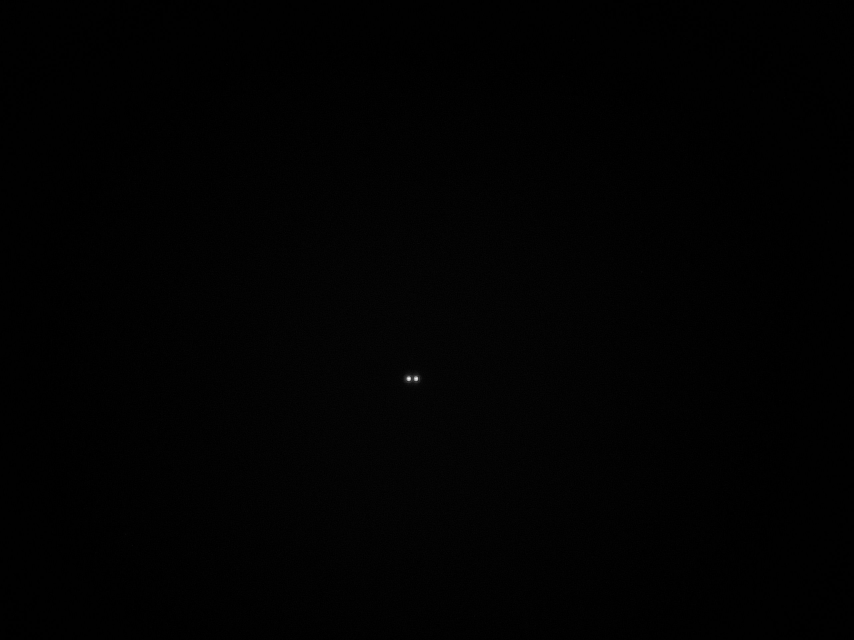
#> input picture opencv/findContours/[IBL416V00968][0002D1B0C858]source.jpg, 2560 x 1920 px (shown at 1/3 size)
$ python 'demo copy 2.py'
#> lines starting #> are read from the running program, lines starting #| are printed output that depends on the picture; after the words box and inside, x2 and y2 are one past the last pixel; in counts of white or black regions, pixels touching at a corner belong together

import os
import random as rng
from ast import Global
from re import X

import cv2 as cv
import numpy as np

rng.seed(12345)


def nothing(x):
    print("img_hold, th_area:{}, th_shift:{}".format(th_area, th_shift))
    print("IRLEDQuantity, AreaThreshold:{}, ShiftThreshold:{}".format(th_area, th_shift))


if __name__ == "__main__":
    filename = r"[IBL416V00968][0002D1B0C858]source.jpg"
    image_path = os.path.join(os.path.dirname(__file__), filename)

    img_size = cv.imread(cv.samples.findFile(image_path))
#> img_size is the input picture: shape (1920, 2560, 3); min 0, max 252, mean 1.7

    img_gray = cv.cvtColor(img_size, cv.COLOR_BGR2GRAY)
    img_blur = cv.medianBlur(img_gray, 5)

    source_window = 'Source'
    cv.namedWindow(source_window)

    img_scale = 0.2
    img_size2 = cv.resize(img_size, (0, 0), fx=img_scale, fy=img_scale)
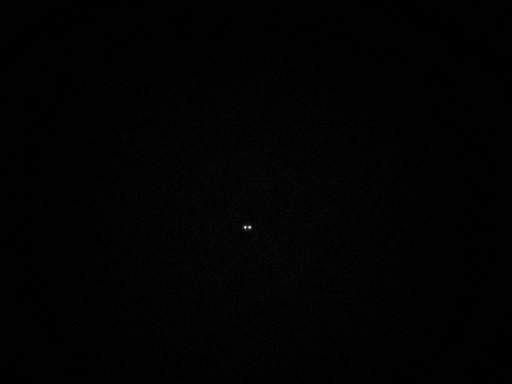
#> img_size2: shape (384, 512, 3); min 0, max 235, mean 1.7
    cv.imshow(source_window, img_size2)

    max_area = 250
    max_shift = 100

    global th_area
    global th_shift

    th_area = 50  # initial threshold
    th_shift = 50

    cv.createTrackbar('th_area', source_window, th_area, max_area, nothing)
    cv.createTrackbar('th_shift', source_window, th_shift, max_shift, nothing)
    nothing(1)

    while(1):

        th_area = cv.getTrackbarPos('th_area', source_window)
        th_shift = cv.getTrackbarPos('th_shift', source_window)

        th_area = th_area + 1 if th_area % 2 == 0 else th_area
        th_shift = th_shift - 50


        img_hold = cv.adaptiveThreshold(img_blur, 255, cv.ADAPTIVE_THRESH_GAUSSIAN_C, cv.THRESH_BINARY, th_area, th_shift)
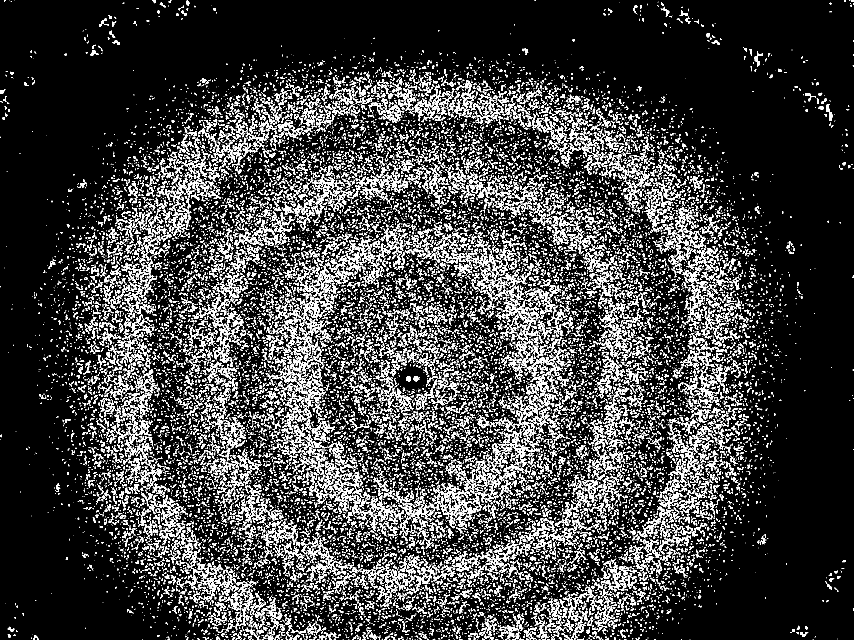
#> img_hold: shape (1920, 2560) (shown at 1/3 size); 14.8% white; 33051 white regions (24228 under 20 px), largest, box (x1, y1, x2, y2) and area: (1195, 1512, 1289, 1570) 1140, (2011, 1377, 2100, 1448) 1108, (865, 982, 954, 1054) 1018

        img_scale = 0.25
        img_hold = cv.resize(img_hold, (0, 0), fx=img_scale, fy=img_scale)
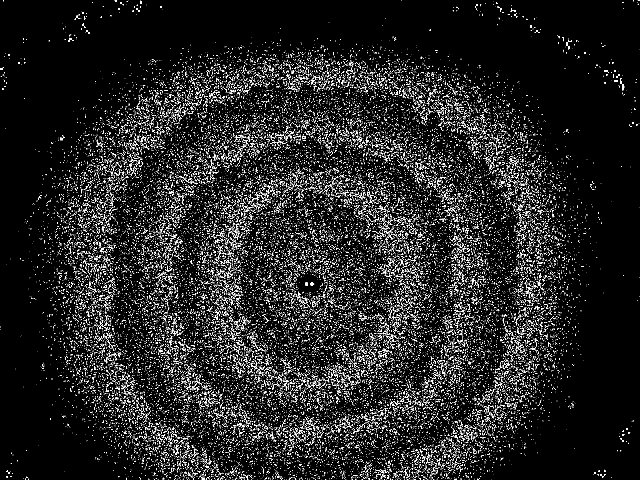
#> img_hold: shape (480, 640); min 0, max 255, mean 38.5
        cv.imshow('Contours', img_hold)

        #waitfor the user to press escape and break the while loop
        k = cv.waitKey(1) & 0xFF
#> (key Esc is pressed here)
        if k == 27:
            break

    #destroys all window
    cv.destroyAllWindows()

$ run again, with opencv/findContours/0QVXBB~Q.JPG copied over opencv/findContours/[IBL416V00968][0002D1B0C858]source.jpg
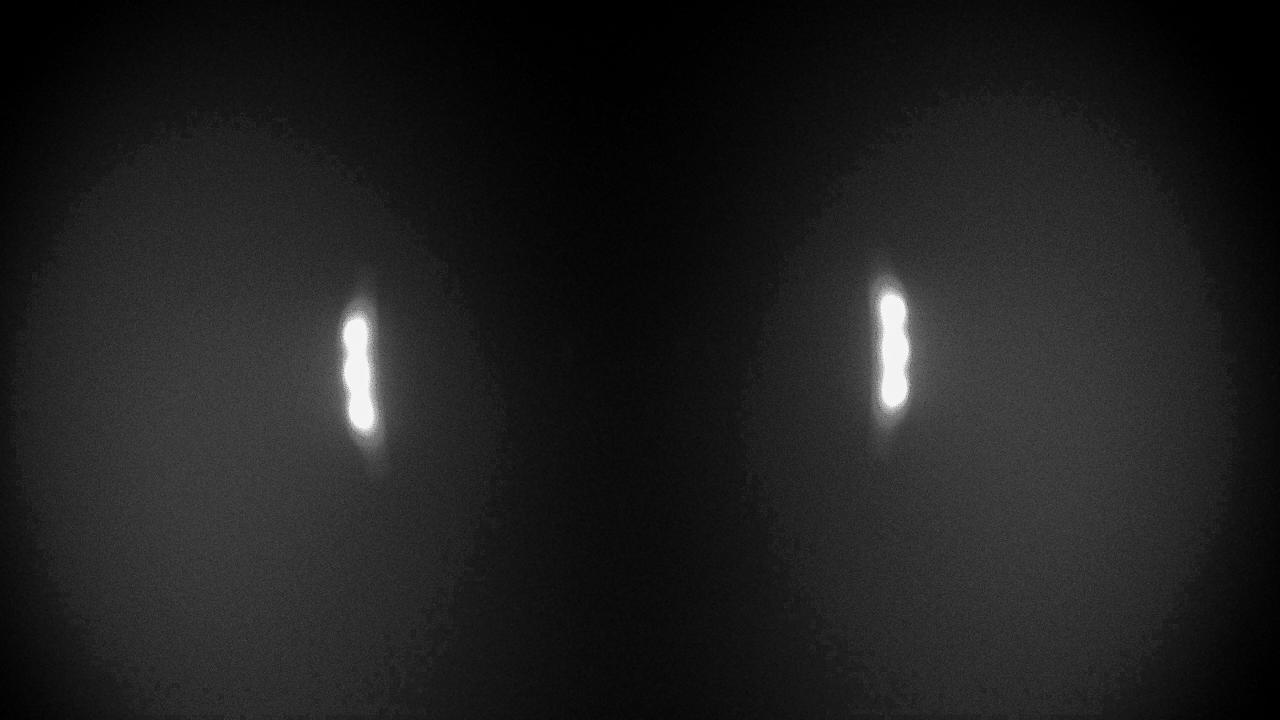
#> input picture opencv/findContours/0QVXBB~Q.JPG, 3840 x 2160 px (shown at 1/3 size)
#> img_size is the input picture: shape (2160, 3840, 3); min 0, max 255, mean 31.3
#> `img_hold = cv.adaptiveThreshold(img_blur, 255, cv.ADAPTIVE_THRESH_GAUS..`:
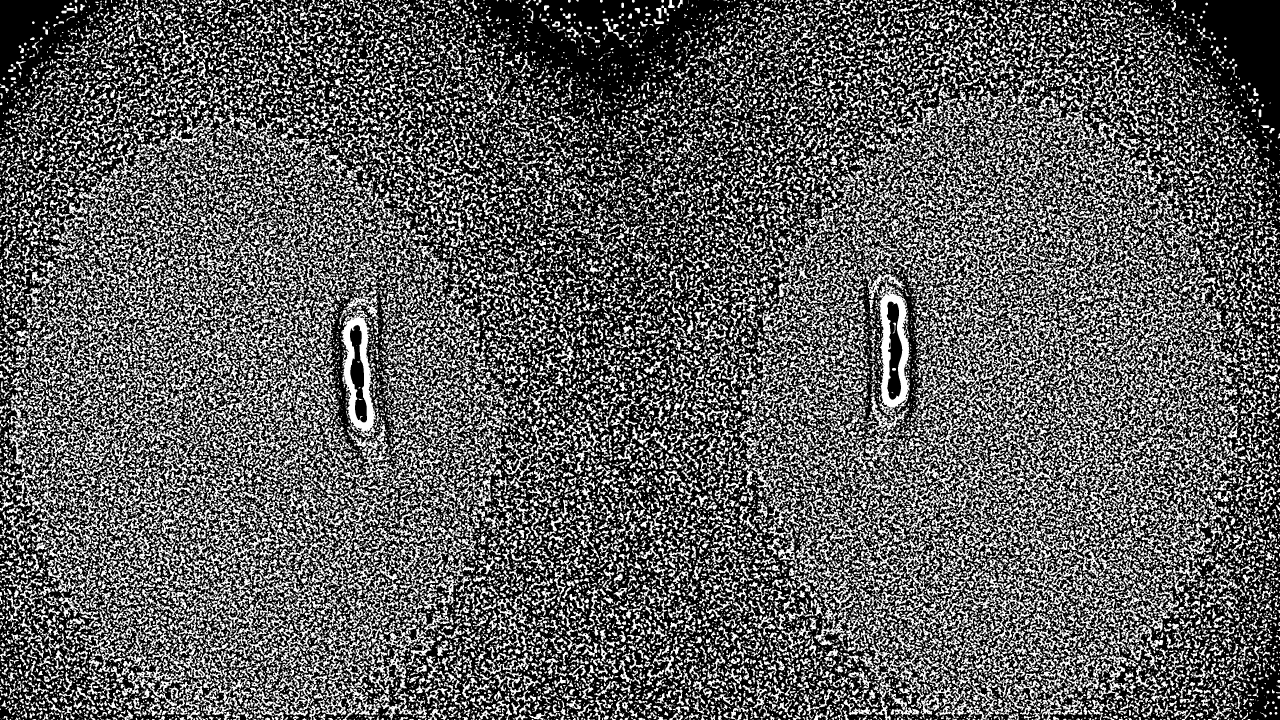
#> img_hold: shape (2160, 3840) (shown at 1/3 size); 36.9% white; 32412 white regions (17024 under 20 px), largest, box (x1, y1, x2, y2) and area: (2632, 839, 2731, 1248) 17865, (1017, 923, 1133, 1314) 17383, (3382, 1114, 3608, 1350) 9375
#> `img_hold = cv.resize(img_hold, (0, 0), fx=img_scale, fy=img_scale)`:
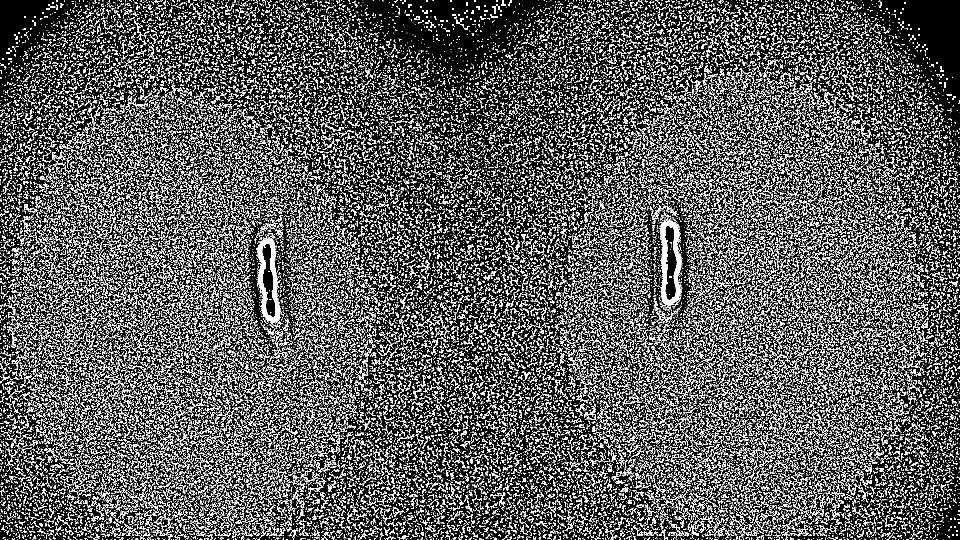
#> img_hold: shape (540, 960); min 0, max 255, mean 94.7
